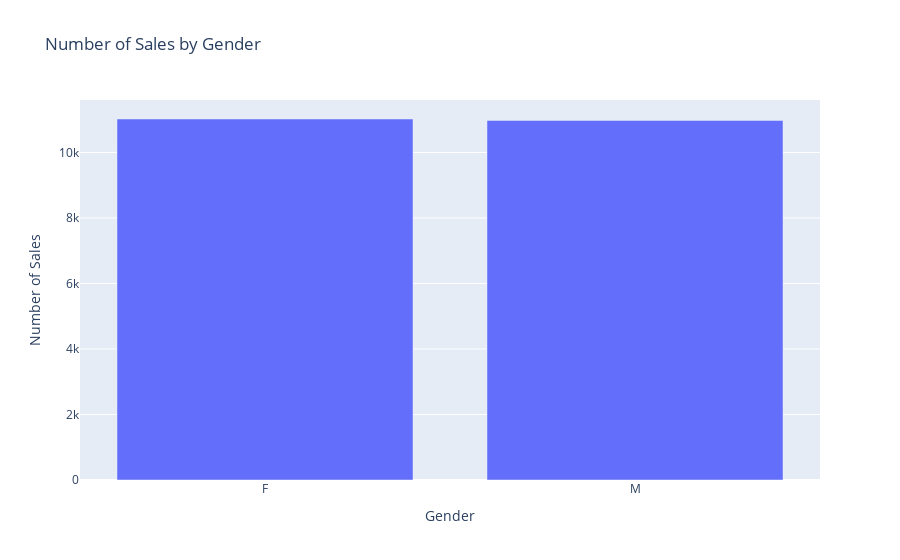

The cell this chart's notebook holds for it:
### Code cell
sales_by_gender = df.groupby('Gender')['InvoiceId'].count().reset_index()

fig = px.bar(sales_by_gender, x="Gender", y="InvoiceId",
             title="Number of Sales by Gender",
             labels={"Gender": "Gender", "InvoiceId": "Number of Sales"})
fig.show()

### Figure 1 — Plotly figure (JSON) as saved in the notebook; plotly's stock layout.template omitted (floating-point values rounded to 4 significant figures)
{"data": [{"alignmentgroup": "True", "hovertemplate": "Gender=%{x}<br>Number of Sales=%{y}<extra></extra>", "legendgroup": "", "marker": {"color": "#636efa", "pattern": {"shape": ""}}, "name": "", "offsetgroup": "", "orientation": "v", "showlegend": false, "textposition": "auto", "type": "bar", "x": ["F", "M"], "xaxis": "x", "y": [11022, 10978], "yaxis": "y"}], "layout": {"barmode": "relative", "legend": {"tracegroupgap": 0}, "title": {"text": "Number of Sales by Gender"}, "xaxis": {"anchor": "y", "domain": [0, 1], "title": {"text": "Gender"}}, "yaxis": {"anchor": "x", "domain": [0, 1], "title": {"text": "Number of Sales"}}}}
